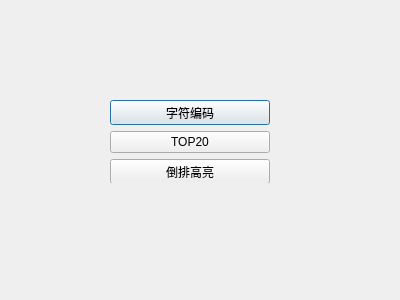
<?xml version="1.0" encoding="UTF-8"?>
<ui version="4.0">
 <class>Dialog</class>
 <widget class="QDialog" name="Dialog">
  <property name="geometry">
   <rect>
    <x>0</x>
    <y>0</y>
    <width>400</width>
    <height>300</height>
   </rect>
  </property>
  <property name="windowTitle">
   <string>Dialog</string>
  </property>
  <widget class="QWidget" name="verticalLayoutWidget">
   <property name="geometry">
    <rect>
     <x>110</x>
     <y>100</y>
     <width>160</width>
     <height>83</height>
    </rect>
   </property>
   <layout class="QVBoxLayout" name="verticalLayoutOption">
    <item>
     <widget class="QPushButton" name="pushButtonEncoding">
      <property name="text">
       <string>字符编码</string>
      </property>
     </widget>
    </item>
    <item>
     <widget class="QPushButton" name="pushButtonTOP20">
      <property name="text">
       <string>TOP20</string>
      </property>
     </widget>
    </item>
    <item>
     <widget class="QPushButton" name="pushButtonInvertedRetrieval">
      <property name="text">
       <string>倒排高亮</string>
      </property>
     </widget>
    </item>
   </layout>
  </widget>
 </widget>
 <resources/>
 <connections/>
</ui>
